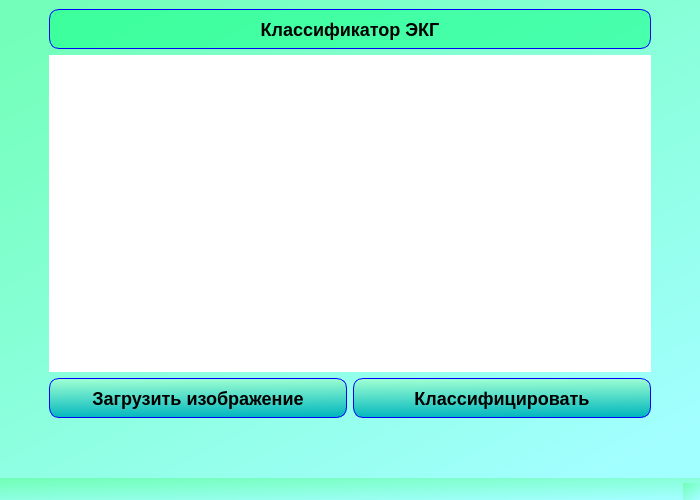
<?xml version="1.0" encoding="UTF-8"?>
<ui version="4.0">
 <class>MainWindow</class>
 <widget class="QMainWindow" name="MainWindow">
  <property name="geometry">
   <rect>
    <x>0</x>
    <y>0</y>
    <width>700</width>
    <height>500</height>
   </rect>
  </property>
  <property name="windowTitle">
   <string>Классификатор ЭКГ</string>
  </property>
  <property name="styleSheet">
   <string notr="true">background-color: qlineargradient(spread:pad, x1:0.096, y1:0.017, x2:0.846591, y2:1, stop:0 rgba(115, 255, 185, 255), stop:1 rgba(162, 255, 255, 255))</string>
  </property>
  <widget class="QWidget" name="centralwidget">
   <layout class="QGridLayout" name="gridLayout">
    <item row="1" column="0">
     <spacer name="horizontalSpacer">
      <property name="orientation">
       <enum>Qt::Horizontal</enum>
      </property>
      <property name="sizeType">
       <enum>QSizePolicy::Minimum</enum>
      </property>
      <property name="sizeHint" stdset="0">
       <size>
        <width>40</width>
        <height>20</height>
       </size>
      </property>
     </spacer>
    </item>
    <item row="2" column="1">
     <layout class="QHBoxLayout" name="horizontalLayout">
      <item>
       <widget class="QPushButton" name="loadButton">
        <property name="sizePolicy">
         <sizepolicy hsizetype="Minimum" vsizetype="Fixed">
          <horstretch>0</horstretch>
          <verstretch>50</verstretch>
         </sizepolicy>
        </property>
        <property name="minimumSize">
         <size>
          <width>0</width>
          <height>40</height>
         </size>
        </property>
        <property name="styleSheet">
         <string notr="true">QPushButton {background-color: qlineargradient(spread:pad, x1:0.568, y1:1, x2:0.522727, y2:0, stop:0 rgba(0, 182, 190, 255), stop:1 rgba(158, 255, 210, 255));
color: black;
font-size: 18px;
font: bold;
border: 1px solid blue;
border-radius: 10px;}

QPushButton:pressed {background-color: qlineargradient(spread:pad, x1:0.562318, y1:1, x2:0.522727, y2:0, stop:0 rgba(6, 255, 192, 255), stop:1 rgba(74, 120, 69, 255));
color: white;
font-size: 18px;
font: bold;
border-radius: 10px;
border: 1px outset rgb(205, 255, 229);}

QPushButton:hover:!pressed {background-color:qlineargradient(spread:pad, x1:0.522, y1:0, x2:0.511636, y2:1, stop:0 rgba(84, 76, 95, 255), stop:1 rgba(64, 233, 186, 255));
color: black;
font-size: 18px;
font: bold;
border: 1px solid blue;
border-radius: 10px;}
</string>
        </property>
        <property name="text">
         <string>Загрузить изображение</string>
        </property>
       </widget>
      </item>
      <item>
       <widget class="QPushButton" name="predictButton">
        <property name="sizePolicy">
         <sizepolicy hsizetype="Minimum" vsizetype="Fixed">
          <horstretch>0</horstretch>
          <verstretch>50</verstretch>
         </sizepolicy>
        </property>
        <property name="minimumSize">
         <size>
          <width>0</width>
          <height>40</height>
         </size>
        </property>
        <property name="baseSize">
         <size>
          <width>0</width>
          <height>50</height>
         </size>
        </property>
        <property name="styleSheet">
         <string notr="true">QPushButton {background-color: qlineargradient(spread:pad, x1:0.568, y1:1, x2:0.522727, y2:0, stop:0 rgba(0, 182, 190, 255), stop:1 rgba(158, 255, 210, 255));
color: black;
font-size: 18px;
font: bold;
border: 1px solid blue;
border-radius: 10px;}

QPushButton:pressed {background-color: qlineargradient(spread:pad, x1:0.562318, y1:1, x2:0.522727, y2:0, stop:0 rgba(6, 255, 192, 255), stop:1 rgba(74, 120, 69, 255));
color: white;
font-size: 18px;
font: bold;
border-radius: 10px;
border: 1px outset rgb(205, 255, 229);}

QPushButton:hover:!pressed {background-color:qlineargradient(spread:pad, x1:0.522, y1:0, x2:0.511636, y2:1, stop:0 rgba(84, 76, 95, 255), stop:1 rgba(64, 233, 186, 255));
color: black;
font-size: 18px;
font: bold;
border: 1px solid blue;
border-radius: 10px;}
</string>
        </property>
        <property name="text">
         <string>Классифицировать</string>
        </property>
       </widget>
      </item>
     </layout>
    </item>
    <item row="3" column="1">
     <widget class="QLabel" name="predictionLabel">
      <property name="enabled">
       <bool>true</bool>
      </property>
      <property name="sizePolicy">
       <sizepolicy hsizetype="Preferred" vsizetype="Fixed">
        <horstretch>0</horstretch>
        <verstretch>100</verstretch>
       </sizepolicy>
      </property>
      <property name="minimumSize">
       <size>
        <width>0</width>
        <height>45</height>
       </size>
      </property>
      <property name="styleSheet">
       <string notr="true">font-size: 16px; font: bold; color: blue; background-color: rgba(0,0,0,0%); </string>
      </property>
      <property name="text">
       <string/>
      </property>
      <property name="alignment">
       <set>Qt::AlignCenter</set>
      </property>
     </widget>
    </item>
    <item row="0" column="1">
     <widget class="QLabel" name="mainTitle">
      <property name="sizePolicy">
       <sizepolicy hsizetype="Expanding" vsizetype="Fixed">
        <horstretch>0</horstretch>
        <verstretch>40</verstretch>
       </sizepolicy>
      </property>
      <property name="minimumSize">
       <size>
        <width>0</width>
        <height>40</height>
       </size>
      </property>
      <property name="styleSheet">
       <string notr="true">color: black;
font-size: 18px;
background-color:rgba(0, 255, 123, 120);
font: bold;
border: 1px solid blue;
border-radius: 10px</string>
      </property>
      <property name="text">
       <string>Классификатор ЭКГ</string>
      </property>
      <property name="textFormat">
       <enum>Qt::AutoText</enum>
      </property>
      <property name="alignment">
       <set>Qt::AlignCenter</set>
      </property>
     </widget>
    </item>
    <item row="1" column="2">
     <spacer name="horizontalSpacer_2">
      <property name="orientation">
       <enum>Qt::Horizontal</enum>
      </property>
      <property name="sizeType">
       <enum>QSizePolicy::Minimum</enum>
      </property>
      <property name="sizeHint" stdset="0">
       <size>
        <width>40</width>
        <height>20</height>
       </size>
      </property>
     </spacer>
    </item>
    <item row="1" column="1">
     <widget class="QLabel" name="ecgImage">
      <property name="minimumSize">
       <size>
        <width>432</width>
        <height>288</height>
       </size>
      </property>
      <property name="styleSheet">
       <string notr="true">background-color: white</string>
      </property>
      <property name="text">
       <string/>
      </property>
     </widget>
    </item>
   </layout>
  </widget>
  <widget class="QMenuBar" name="menubar">
   <property name="geometry">
    <rect>
     <x>0</x>
     <y>0</y>
     <width>700</width>
     <height>21</height>
    </rect>
   </property>
  </widget>
  <widget class="QStatusBar" name="statusbar"/>
 </widget>
 <resources/>
 <connections/>
</ui>
